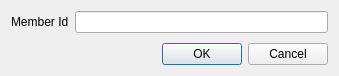
<?xml version="1.0" encoding="UTF-8"?>
<ui version="4.0">
 <class>IssueBookDialog</class>
 <widget class="QDialog" name="IssueBookDialog">
  <property name="geometry">
   <rect>
    <x>0</x>
    <y>0</y>
    <width>339</width>
    <height>76</height>
   </rect>
  </property>
  <property name="windowTitle">
   <string>Dialog</string>
  </property>
  <layout class="QVBoxLayout" name="verticalLayout">
   <item>
    <layout class="QFormLayout" name="formLayout">
     <item row="0" column="0">
      <widget class="QLabel" name="label">
       <property name="text">
        <string>Member Id</string>
       </property>
      </widget>
     </item>
     <item row="0" column="1">
      <widget class="QLineEdit" name="id"/>
     </item>
    </layout>
   </item>
   <item>
    <widget class="QDialogButtonBox" name="buttonBox">
     <property name="orientation">
      <enum>Qt::Horizontal</enum>
     </property>
     <property name="standardButtons">
      <set>QDialogButtonBox::Cancel|QDialogButtonBox::Ok</set>
     </property>
    </widget>
   </item>
  </layout>
 </widget>
 <resources/>
 <connections>
  <connection>
   <sender>buttonBox</sender>
   <signal>accepted()</signal>
   <receiver>IssueBookDialog</receiver>
   <slot>accept()</slot>
   <hints>
    <hint type="sourcelabel">
     <x>248</x>
     <y>254</y>
    </hint>
    <hint type="destinationlabel">
     <x>157</x>
     <y>274</y>
    </hint>
   </hints>
  </connection>
  <connection>
   <sender>buttonBox</sender>
   <signal>rejected()</signal>
   <receiver>IssueBookDialog</receiver>
   <slot>reject()</slot>
   <hints>
    <hint type="sourcelabel">
     <x>316</x>
     <y>260</y>
    </hint>
    <hint type="destinationlabel">
     <x>286</x>
     <y>274</y>
    </hint>
   </hints>
  </connection>
 </connections>
</ui>
